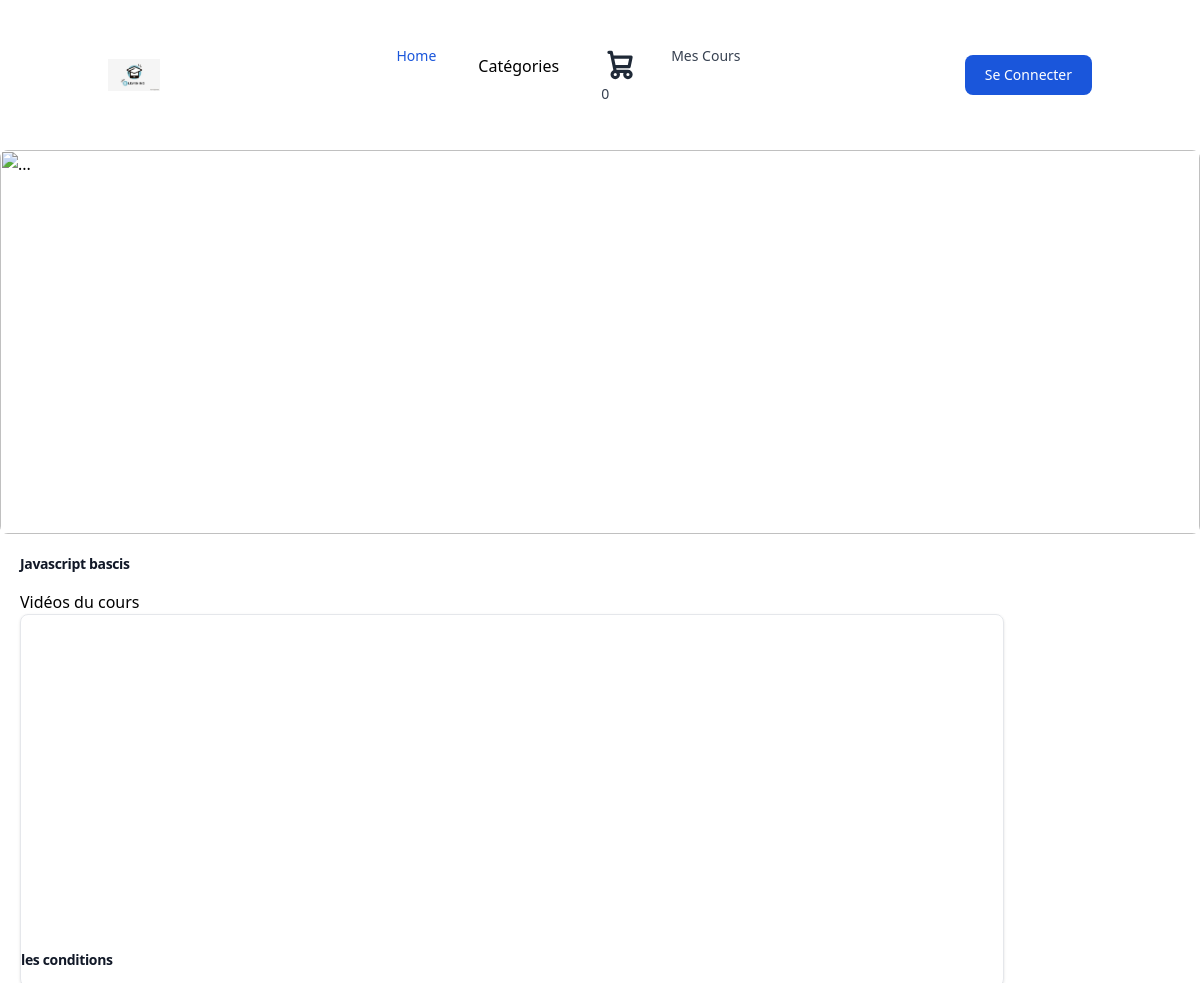
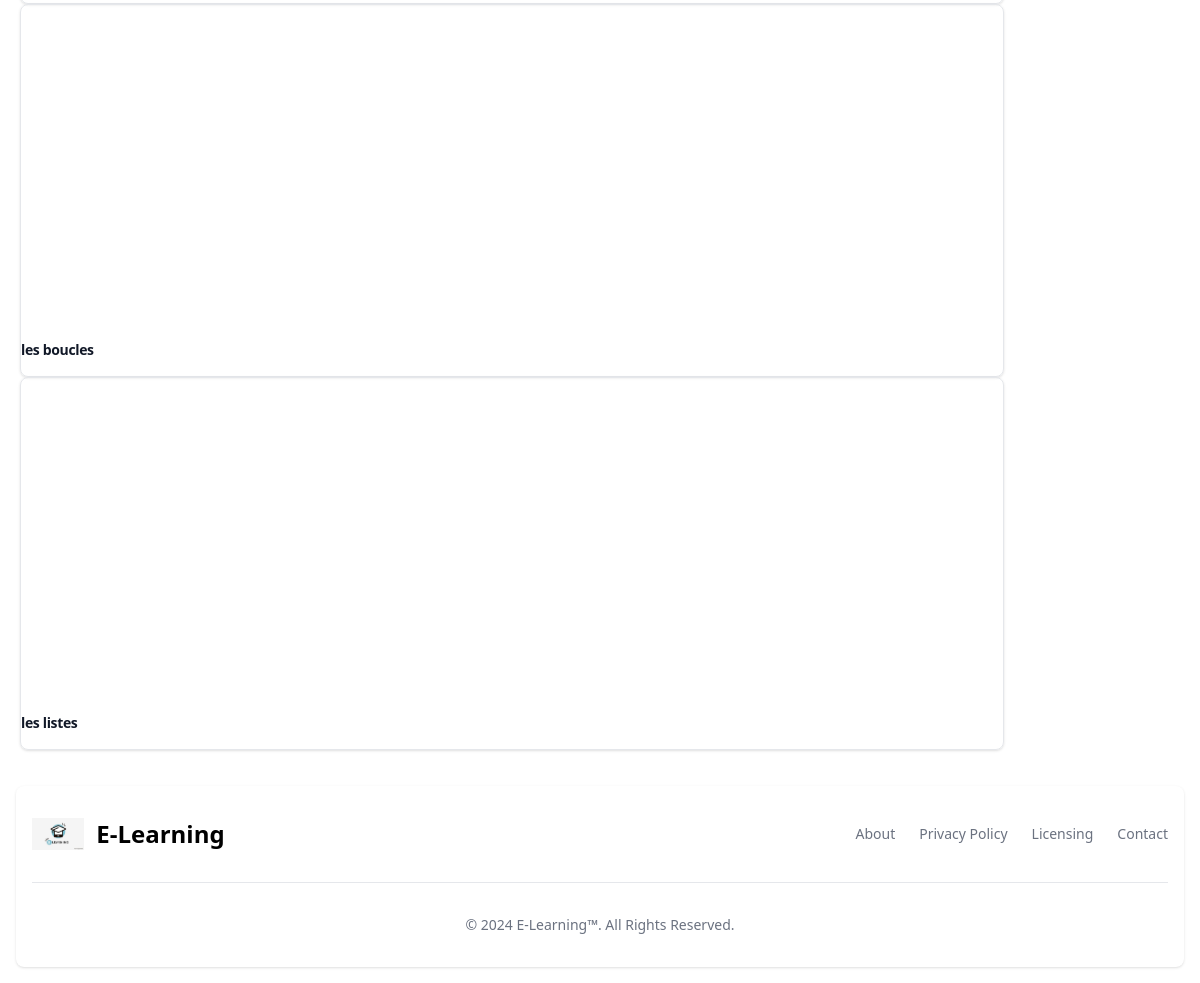
The page /course_details/2 on the database its author committed (2 pictures, top to bottom).
### src/models.py (models this page shows, shortened)
class Course(db.Model):
    id = db.Column(db.Integer, primary_key=True)
    title = db.Column(db.String(100), nullable=False)
    description = db.Column(db.Text, nullable=False)
    price = db.Column(db.Float, nullable=False)
    image = db.Column(db.String(255))  # Chemin de l'image de présentation du cours
    videos = relationship("Video", back_populates="course")
    category_id = Column(Integer, ForeignKey('categories.id'))
    category = relationship("Category", back_populates="courses")
    courselist = db.relationship("CourseList", back_populates="course")

class Video(db.Model):
    __tablename__ = 'videos'
    id = Column(Integer, primary_key=True)
    title = Column(String(255), nullable=False)
    url = Column(String(255), nullable=False)  # Stockez l'URL de la vidéo
    course_id = Column(Integer, ForeignKey('course.id'))
    course = relationship("Course", back_populates="videos")

### src/student.py (the view)
@app.route('/course_details/<int:course_id>')
def course_details(course_id):
    course = getCourseByID(course_id)
    videos = course.videos
    categorie=getCate()
    for video in videos:
        video.url = extract_video_id(video.url)
    return render_template('Student/detailsCours.html', course=course, videos=videos,categories=categorie)

### src/models.py (called while the page is built)
def getCate():
     return Category.query.all()

def getCourseByID(courseId):
    course = Course.query.get(courseId)
    return course

### src/student.py (called while the page is built)
def extract_video_id(url):
    if "youtube.com/watch?v=" in url:
        return url.split("watch?v=")[-1]
    elif "youtu.be/" in url:
        return url.split("youtu.be/")[-1]
    return url

### src/templates/Student/detailsCours.html (shortened to what this page needs)
<link rel="stylesheet" href="{{url_for('static',filename='css/afficherVideos.css')}}">
{% extends "layouts/base.html" %}
{% block content%}
   {%include 'shared/carousel.html'%}
   <div class="container">
      <h1 class="mb-4  font-bold text-sm tracking-tight text-gray-900 dark:text-white">{{ course.title }}</h1>
      <h2>Vidéos du cours</h2>
      <div >
          {% for v in videos %}
              <div class="video-card border border-gray-200 rounded-lg shadow dark:bg-gray-800 dark:border-gray-700" >
                     <iframe width="560" height="315" src="https://www.youtube.com/embed/{{ v.url }}" frameborder="0" allow="accelerometer; autoplay; clipboard-write; encrypted-media; gyroscope; picture-in-picture" allowfullscreen></iframe>
                  <h3 class="mb-4 font-bold text-sm tracking-tight text-gray-900 dark:text-white">{{ v.title }}</h3>
              </div>
          {% endfor %}
      </div>
  </div>
{% endblock%}

### src/static/css/afficherVideos.css (style rules this page uses)
.container { padding: 20px; }
.video-card { display: flex; flex-direction: column; gap: 20px; }

### rows shown on the page
Course: title "Javascript bascis"
Video: title "les conditions"
Video: title "les boucles"
Video: title "les listes"
